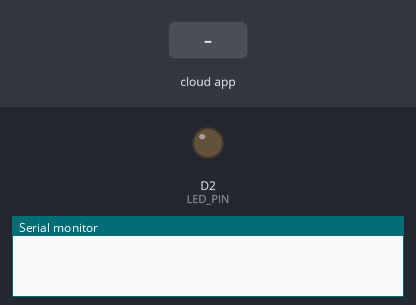
Simulated run of this sketch. Board: Arduino MKR. On the bench: output pins drawn as LEDs (lit = HIGH), the last lines printed to the serial monitor. The test bench sets the inputs (shaded band). WiFi joins after 1.5 s; servers stay silent unless stated.

Above: at 4.2 s.
4.3 s: the phone or cloud app sets light to 1
At 5.0 s:
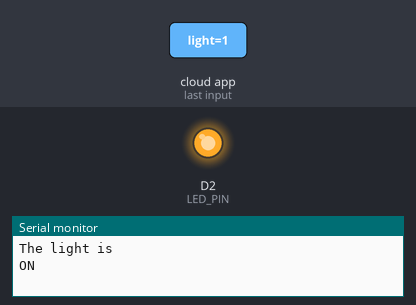
5.8 s: the phone or cloud app sets light to 0
At 6.2 s:
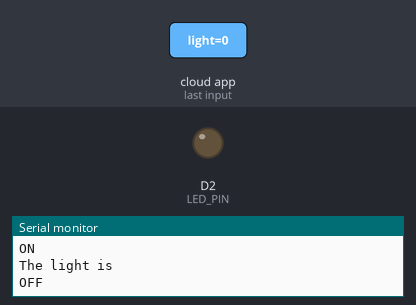
Timing chart, 0 to 8.8 s (numbered marks = the images above; inputs shaded):
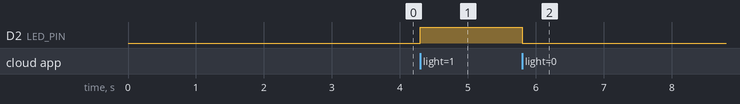

Measured:
- after the input at 4.3 s, D2 (LED_PIN): LOW → HIGH at once
- after the input at 5.8 s, D2 (LED_PIN): HIGH → LOW at once

The sketch:

IoT-Cloud-LED-Thing_may05a.ino
```cpp
#include "arduino_secrets.h"
/*
  Sketch generated by the Arduino IoT Cloud Thing "Untitled"
  https://create.arduino.cc/cloud/things/387903a2-b1a7-4241-9b29-27b391cfa5d4

  Arduino IoT Cloud Variables description

  The following variables are automatically generated and updated when changes are made to the Thing

  bool light;

  Variables which are marked as READ/WRITE in the Cloud Thing will also have functions
  which are called when their values are changed from the Dashboard.
  These functions are generated with the Thing and added at the end of this sketch.
*/

#include "thingProperties.h"
#define LED_PIN 2

void setup() {
  // Initialize serial and wait for port to open:
  Serial.begin(9600);
  // This delay gives the chance to wait for a Serial Monitor without blocking if none is found
  delay(1500);

  // Defined in thingProperties.h
  initProperties();

  // Connect to Arduino IoT Cloud
  ArduinoCloud.begin(ArduinoIoTPreferredConnection);

  /*
     The following function allows you to obtain more information
     related to the state of network and IoT Cloud connection and errors
     the higher number the more granular information you’ll get.
     The default is 0 (only errors).
     Maximum is 4
 */
  setDebugMessageLevel(2);
  ArduinoCloud.printDebugInfo();
  pinMode(LED_PIN, OUTPUT);
}

void loop() {
  ArduinoCloud.update();
  // Your code here
  digitalWrite(LED_PIN, light);

}


/*
  Since Light is READ_WRITE variable, onLightChange() is
  executed every time a new value is received from IoT Cloud.
*/
void onLightChange()  {
  // Add your code here to act upon Light change

  Serial.println("The light is ");
  if(light) {
    Serial.println("ON");
  } else {
    Serial.println("OFF");
  }
}
```

arduino_secrets.h
```cpp
#define SECRET_SSID ""
#define SECRET_OPTIONAL_PASS ""
```

thingProperties.h
```cpp
// Code generated by Arduino IoT Cloud, DO NOT EDIT.

#include <ArduinoIoTCloud.h>
#include <Arduino_ConnectionHandler.h>

const char SSID[]     = SECRET_SSID;    // Network SSID (name)
const char PASS[]     = SECRET_OPTIONAL_PASS;    // Network password (use for WPA, or use as key for WEP)

void onLightChange();

bool light;

void initProperties(){

  ArduinoCloud.addProperty(light, READWRITE, ON_CHANGE, onLightChange);

}

WiFiConnectionHandler ArduinoIoTPreferredConnection(SSID, PASS);
```
